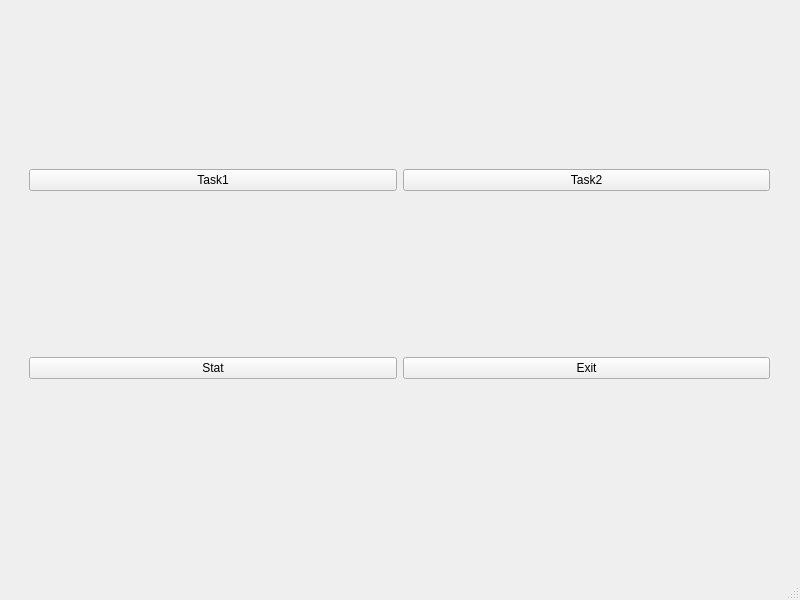
<?xml version="1.0" encoding="UTF-8"?>
<ui version="4.0">
 <class>MainWindow</class>
 <widget class="QMainWindow" name="MainWindow">
  <property name="geometry">
   <rect>
    <x>0</x>
    <y>0</y>
    <width>800</width>
    <height>600</height>
   </rect>
  </property>
  <property name="windowTitle">
   <string>MainWindow</string>
  </property>
  <widget class="QWidget" name="centralwidget">
   <widget class="QWidget" name="gridLayoutWidget">
    <property name="geometry">
     <rect>
      <x>29</x>
      <y>9</y>
      <width>741</width>
      <height>531</height>
     </rect>
    </property>
    <layout class="QGridLayout" name="gridLayout">
     <item row="0" column="0">
      <widget class="QPushButton" name="pushButtonTask1">
       <property name="text">
        <string>Task1</string>
       </property>
      </widget>
     </item>
     <item row="0" column="1">
      <widget class="QPushButton" name="pushButtonTask2">
       <property name="text">
        <string>Task2</string>
       </property>
      </widget>
     </item>
     <item row="1" column="0">
      <widget class="QPushButton" name="pushButtonStat">
       <property name="text">
        <string>Stat</string>
       </property>
      </widget>
     </item>
     <item row="1" column="1">
      <widget class="QPushButton" name="pushButtonExit">
       <property name="text">
        <string>Exit</string>
       </property>
      </widget>
     </item>
    </layout>
   </widget>
  </widget>
  <widget class="QMenuBar" name="menubar">
   <property name="geometry">
    <rect>
     <x>0</x>
     <y>0</y>
     <width>800</width>
     <height>21</height>
    </rect>
   </property>
  </widget>
  <widget class="QStatusBar" name="statusbar"/>
 </widget>
 <resources/>
 <connections/>
</ui>
